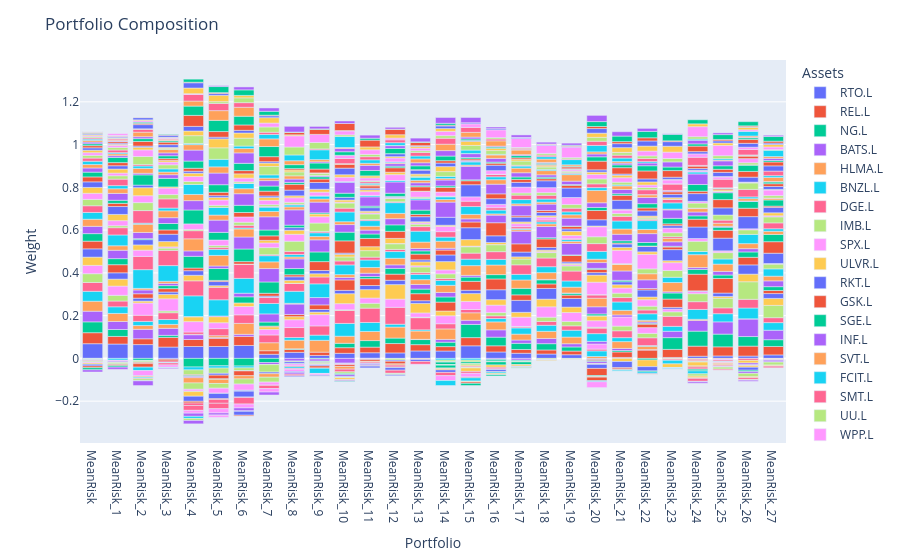

The cell this chart's notebook holds for it:
### Code cell
pred_uncertainty.plot_composition()
